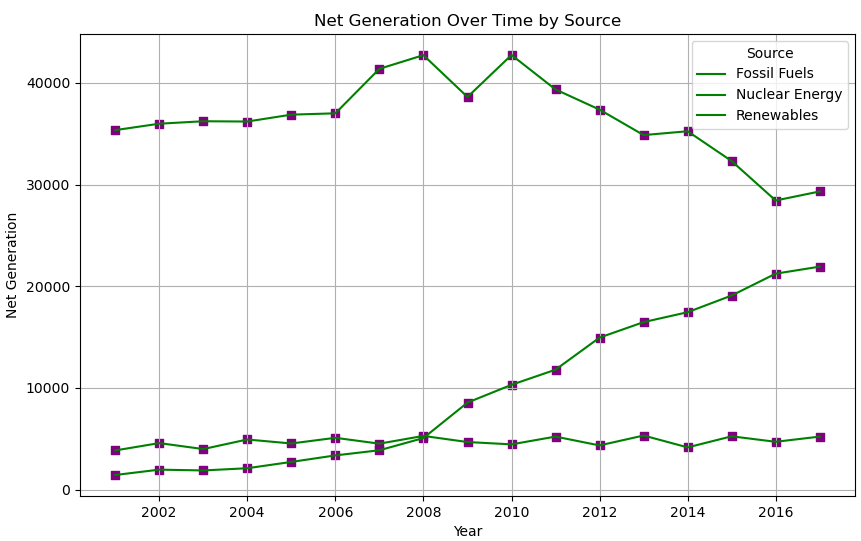

The Python source for this figure:
import pandas as pd
import matplotlib.pyplot as plt

# Load the data from CSV file
file_path = 'iowa-electricity.csv'
data = pd.read_csv(file_path)

# Ensure the 'year' column is in datetime format
data['year'] = pd.to_datetime(data['year'])

# Plotting
plt.figure(figsize=(10, 6))

# Loop through each source to plot separately
for source in data['source'].unique():
    source_data = data[data['source'] == source]
    plt.plot(source_data['year'], source_data['net_generation'], label=source, color='green')
    plt.scatter(source_data['year'], source_data['net_generation'], color='purple', marker='s')  # purple squares

# Adding title and labels
plt.title('Net Generation Over Time by Source')
plt.xlabel('Year')
plt.ylabel('Net Generation')
plt.legend(title='Source')
plt.grid(True)

# Show the plot
plt.show()
